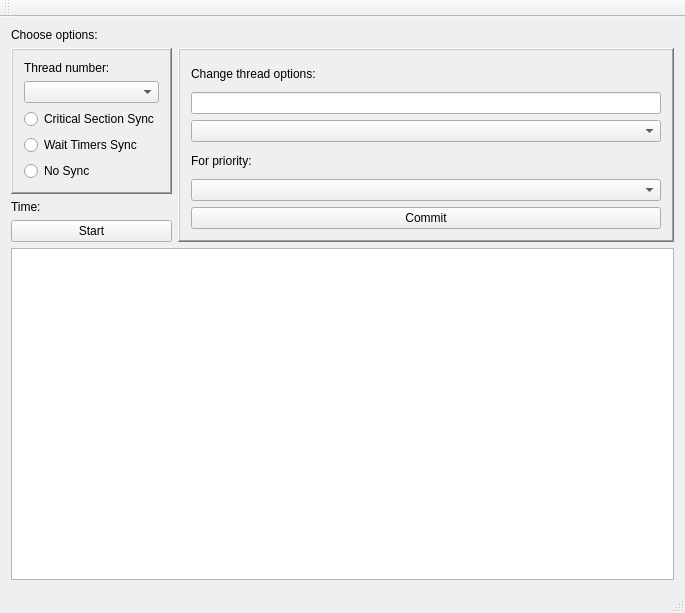
<?xml version="1.0" encoding="UTF-8"?>
<ui version="4.0">
 <class>ThreadManagerClass</class>
 <widget class="QMainWindow" name="ThreadManagerClass">
  <property name="geometry">
   <rect>
    <x>0</x>
    <y>0</y>
    <width>685</width>
    <height>613</height>
   </rect>
  </property>
  <property name="windowTitle">
   <string>ThreadManager</string>
  </property>
  <widget class="QWidget" name="centralWidget">
   <layout class="QGridLayout" name="gridLayout_3">
    <item row="0" column="0">
     <widget class="QLabel" name="label">
      <property name="text">
       <string>Choose options:</string>
      </property>
     </widget>
    </item>
    <item row="1" column="0">
     <layout class="QHBoxLayout" name="horizontalLayout_2">
      <item>
       <layout class="QVBoxLayout" name="verticalLayout">
        <item>
         <widget class="QFrame" name="frame">
          <property name="frameShape">
           <enum>QFrame::WinPanel</enum>
          </property>
          <property name="frameShadow">
           <enum>QFrame::Raised</enum>
          </property>
          <layout class="QGridLayout" name="gridLayout">
           <item row="2" column="0">
            <widget class="QRadioButton" name="CriticalRadio">
             <property name="text">
              <string>Critical Section Sync</string>
             </property>
            </widget>
           </item>
           <item row="0" column="0">
            <widget class="QLabel" name="label_2">
             <property name="text">
              <string>Thread number:</string>
             </property>
            </widget>
           </item>
           <item row="3" column="0">
            <widget class="QRadioButton" name="TimerRadio">
             <property name="text">
              <string>Wait Timers Sync</string>
             </property>
            </widget>
           </item>
           <item row="1" column="0">
            <widget class="QComboBox" name="comboBox"/>
           </item>
           <item row="4" column="0">
            <widget class="QRadioButton" name="radioButton">
             <property name="text">
              <string>No Sync</string>
             </property>
            </widget>
           </item>
          </layout>
         </widget>
        </item>
        <item>
         <layout class="QHBoxLayout" name="horizontalLayout">
          <item>
           <widget class="QLabel" name="label_3">
            <property name="text">
             <string>Time:</string>
            </property>
           </widget>
          </item>
          <item>
           <widget class="QLabel" name="TimeOutput">
            <property name="text">
             <string/>
            </property>
           </widget>
          </item>
         </layout>
        </item>
        <item>
         <widget class="QPushButton" name="startButton">
          <property name="text">
           <string>Start</string>
          </property>
         </widget>
        </item>
       </layout>
      </item>
      <item>
       <widget class="QFrame" name="frame_2">
        <property name="frameShape">
         <enum>QFrame::WinPanel</enum>
        </property>
        <property name="frameShadow">
         <enum>QFrame::Raised</enum>
        </property>
        <layout class="QGridLayout" name="gridLayout_2">
         <item row="2" column="0">
          <widget class="QComboBox" name="ThreadOptionsBox"/>
         </item>
         <item row="1" column="0">
          <widget class="QLineEdit" name="lineEdit">
           <property name="text">
            <string/>
           </property>
           <property name="clearButtonEnabled">
            <bool>true</bool>
           </property>
          </widget>
         </item>
         <item row="0" column="0">
          <widget class="QLabel" name="label_4">
           <property name="text">
            <string>Change thread options:</string>
           </property>
          </widget>
         </item>
         <item row="5" column="0">
          <widget class="QPushButton" name="commitButton">
           <property name="text">
            <string>Commit</string>
           </property>
          </widget>
         </item>
         <item row="4" column="0">
          <widget class="QComboBox" name="priorityBox"/>
         </item>
         <item row="3" column="0">
          <widget class="QLabel" name="label_5">
           <property name="text">
            <string>For priority:</string>
           </property>
          </widget>
         </item>
        </layout>
       </widget>
      </item>
     </layout>
    </item>
    <item row="2" column="0">
     <widget class="QTableWidget" name="tableWidget"/>
    </item>
   </layout>
  </widget>
  <widget class="QMenuBar" name="menuBar">
   <property name="geometry">
    <rect>
     <x>0</x>
     <y>0</y>
     <width>685</width>
     <height>22</height>
    </rect>
   </property>
  </widget>
  <widget class="QToolBar" name="mainToolBar">
   <attribute name="toolBarArea">
    <enum>TopToolBarArea</enum>
   </attribute>
   <attribute name="toolBarBreak">
    <bool>false</bool>
   </attribute>
  </widget>
  <widget class="QStatusBar" name="statusBar"/>
 </widget>
 <layoutdefault spacing="6" margin="11"/>
 <resources>
  <include location="ThreadManager.qrc"/>
 </resources>
 <connections/>
</ui>
